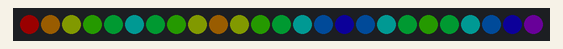
Bench run of a sketch on a simulated Arduino Uno, built with avr-gcc and run on an emulated ATmega328P. On the bench: 25 RGB LEDs in strip order, left to right. Dim RGB values are drawn brighter than linear.

Above: at 0.01 s.
At 0.94 s:
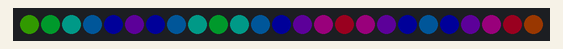
At 1.36 s:
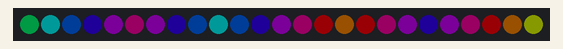
At 1.88 s:
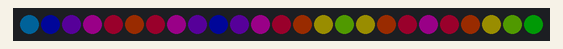
At 2.82 s:
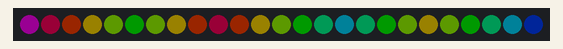
At 3.76 s:
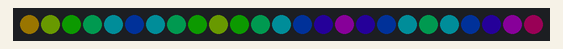

Measured:
- by itself, everything shown: repeats every 3.3 s, in 64 steps

The sketch:

LED_Matrix_Diagonal_Colour_Wave.ino
```cpp
/*
 * This program creates a moving diagonal rainbow wave across
 * the 5x5 RGB LED matrix connected to GPIO 7.
 */

#include <Arduino.h>
#include <Adafruit_NeoPixel.h>

#define MATRIX_PIN 7
#define NUM_LEDS   25

Adafruit_NeoPixel matrix(
    NUM_LEDS,
    MATRIX_PIN,
    NEO_GRB + NEO_KHZ800
);

// Convert coordinates to the serpentine wiring
int pixelXY(int x, int y)
{
    if (y % 2 == 0)
    {
        return y * 5 + x;
    }

    return y * 5 + (4 - x);
}

// Set a pixel using coordinates
void setPixelXY(
    int x,
    int y,
    uint32_t color
)
{
    if (x < 0 || x >= 5 ||
        y < 0 || y >= 5)
    {
        return;
    }

    matrix.setPixelColor(
        pixelXY(x, y),
        color
    );
}

void setup()
{
    matrix.begin();
    matrix.setBrightness(25);

    matrix.clear();
    matrix.show();
}

void loop()
{
    static uint8_t offset = 0;

    // Create diagonal hue movement
    for (int y = 0; y < 5; y++)
    {
        for (int x = 0; x < 5; x++)
        {
            uint8_t hue =
                offset +
                ((x + y) * 25);

            setPixelXY(
                x,
                y,
                matrix.ColorHSV(
                    (uint16_t)hue * 256
                )
            );
        }
    }

    matrix.show();

    offset += 4;

    delay(50);
}
```
